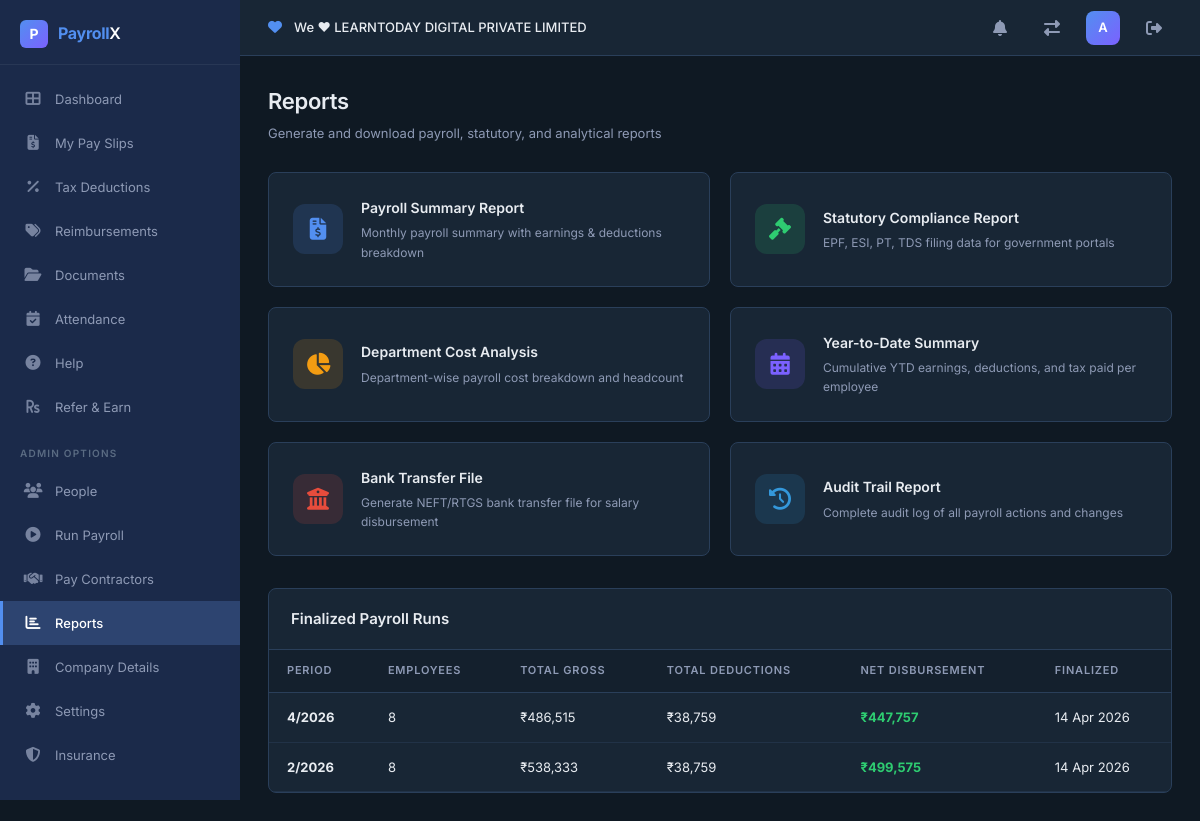
The app's page /reports (signed in) with its own data.
### src/models.py (models this page shows, shortened)
class Organization(db.Model):
    __tablename__ = 'organizations'
    org_id = db.Column(db.Integer, primary_key=True)
    name = db.Column(db.String(200), unique=True, nullable=False)
    created_at = db.Column(db.DateTime, default=datetime.utcnow)
    users = db.relationship('User', backref='organization', lazy=True)
    employees = db.relationship('Employee', backref='organization', lazy=True)
    payroll_runs = db.relationship('PayrollRun', backref='organization', lazy=True)

class User(UserMixin, db.Model):
    __tablename__ = 'users'
    id = db.Column(db.Integer, primary_key=True)
    username = db.Column(db.String(80), unique=True, nullable=False)
    email = db.Column(db.String(120), unique=True, nullable=False)
    password_hash = db.Column(db.String(256), nullable=False)
    role = db.Column(db.String(20), default='employee')  # employee, hr_admin, finance
    created_at = db.Column(db.DateTime, default=datetime.utcnow)
    org_id = db.Column(db.Integer, db.ForeignKey('organizations.org_id'), nullable=True)

class PayrollRun(db.Model):
    __tablename__ = 'payroll_runs'
    run_id = db.Column(db.Integer, primary_key=True)
    month = db.Column(db.Integer, nullable=False)
    year = db.Column(db.Integer, nullable=False)
    status = db.Column(db.String(20), default='draft')  # draft, pending, approved, finalized
    org_id = db.Column(db.Integer, db.ForeignKey('organizations.org_id'), nullable=True)
    created_by = db.Column(db.Integer, db.ForeignKey('users.id'))
    approver_id = db.Column(db.Integer, db.ForeignKey('users.id'), nullable=True)
    total_gross = db.Column(db.Float, default=0)
    total_deductions = db.Column(db.Float, default=0)
    total_net = db.Column(db.Float, default=0)
    employee_count = db.Column(db.Integer, default=0)
    created_at = db.Column(db.DateTime, default=datetime.utcnow)
    finalized_at = db.Column(db.DateTime, nullable=True)
    payslips = db.relationship('Payslip', backref='payroll_run', lazy=True)

### src/app.py (the view)
@app.route('/reports')
@login_required
@role_required('hr_admin', 'finance')
def reports():
    runs = PayrollRun.query.filter_by(status='finalized', org_id=current_user.org_id).order_by(PayrollRun.year.desc(), PayrollRun.month.desc()).all()
    return render_template('reports.html', runs=runs)

### src/app.py (called while the page is built)
@login_manager.user_loader
def load_user(user_id):
    return User.query.get(int(user_id))

def role_required(*allowed_roles):
    def decorator(f):
        @wraps(f)
        def wrapped(*args, **kwargs):
            if current_user.role not in allowed_roles:
                flash('Access denied — insufficient permissions.', 'error')
                return redirect(url_for('dashboard'))
            return f(*args, **kwargs)
        return wrapped
    return decorator

@app.before_request
def initialize_database():
    global _db_initialized
    if not _db_initialized:
        db.create_all()
        seed_database()
        _db_initialized = True

### templates/reports.html (shortened to what this page needs)
{% extends "base.html" %}
{% block content %}
<div class="page-header">
    <h1>Reports</h1>
    <p>Generate and download payroll, statutory, and analytical reports</p>
</div>
<div class="report-cards">
    <a href="{{ url_for('report_payroll_summary') }}" class="report-card" style="color: inherit;">
        <div class="report-icon" style="background: rgba(82,143,240,0.15); color: var(--primary);">
            <i class="fas fa-file-invoice-dollar"></i>
        </div>
        <div>
            <h3>Payroll Summary Report</h3>
            <p>Monthly payroll summary with earnings & deductions breakdown</p>
        </div>
    </a>
    <a href="{{ url_for('report_statutory') }}" class="report-card" style="color: inherit;">
        <div class="report-icon" style="background: rgba(46,204,113,0.15); color: var(--success);">
            <i class="fas fa-gavel"></i>
        </div>
        <div>
            <h3>Statutory Compliance Report</h3>
            <p>EPF, ESI, PT, TDS filing data for government portals</p>
        </div>
    </a>
    <a href="{{ url_for('report_dept_cost') }}" class="report-card" style="color: inherit;">
        <div class="report-icon" style="background: rgba(243,156,18,0.15); color: var(--warning);">
            <i class="fas fa-chart-pie"></i>
        </div>
        <div>
            <h3>Department Cost Analysis</h3>
            <p>Department-wise payroll cost breakdown and headcount</p>
        </div>
    </a>
    <a href="{{ url_for('report_ytd') }}" class="report-card" style="color: inherit;">
        <div class="report-icon" style="background: rgba(123,97,255,0.15); color: #7b61ff;">
            <i class="fas fa-calendar-alt"></i>
        </div>
        <div>
            <h3>Year-to-Date Summary</h3>
            <p>Cumulative YTD earnings, deductions, and tax paid per employee</p>
        </div>
    </a>
    <a href="{{ url_for('report_bank_transfer') }}" class="report-card" style="color: inherit;">
        <div class="report-icon" style="background: rgba(231,76,60,0.15); color: var(--danger);">
            <i class="fas fa-university"></i>
        </div>
        <div>
            <h3>Bank Transfer File</h3>
            <p>Generate NEFT/RTGS bank transfer file for salary disbursement</p>
        </div>
    </a>
    <a href="{{ url_for('report_audit') }}" class="report-card" style="color: inherit;">
        <div class="report-icon" style="background: rgba(52,152,219,0.15); color: var(--info);">
            <i class="fas fa-history"></i>
        </div>
        <div>
            <h3>Audit Trail Report</h3>
            <p>Complete audit log of all payroll actions and changes</p>
        </div>
    </a>
</div>
<div class="data-card">
    <div class="data-card-header">
        <h2>Finalized Payroll Runs</h2>
    </div>
    {% if runs %}
    <table class="data-table">
        <thead>
            <tr>
                <th>Period</th>
                <th>Employees</th>
                <th>Total Gross</th>
                <th>Total Deductions</th>
                <th>Net Disbursement</th>
                <th>Finalized</th>
            </tr>
        </thead>
        <tbody>
            {% for run in runs %}
            <tr>
                <td><strong>{{ run.month }}/{{ run.year }}</strong></td>
                <td>{{ run.employee_count }}</td>
                <td>₹{{ "{:,.0f}".format(run.total_gross) }}</td>
                <td>₹{{ "{:,.0f}".format(run.total_deductions) }}</td>
                <td><strong style="color: var(--success);">₹{{ "{:,.0f}".format(run.total_net) }}</strong></td>
                <td>{{ run.finalized_at.strftime('%d %b %Y') if run.finalized_at else '—' }}</td>
            </tr>
            {% endfor %}
        </tbody>
    </table>
    {% else %}
    <div class="empty-state">
        <div class="empty-icon"><i class="fas fa-chart-bar"></i></div>
        <h3>No Finalized Runs</h3>
        <p>Reports will be available once a payroll run is finalized.</p>
    </div>
    {% endif %}
</div>
{% endblock %}

### templates/base.html (shortened to what this page needs)
<!DOCTYPE html>
<html lang="en">
<head>
    <link rel="stylesheet" href="{{ url_for('static', filename='css/style.css') }}">
    <link rel="stylesheet" href="https://cdnjs.cloudflare.com/ajax/libs/font-awesome/6.5.1/css/all.min.css">
</head>
<body>
    {% if current_user.is_authenticated %}
    <aside class="sidebar" id="sidebar">
        <div class="sidebar-logo">
            <div class="logo-icon">P</div>
            <div class="logo-text"><span>Payroll</span>X</div>
        </div>
        <nav class="sidebar-nav">
            <a href="{{ url_for('dashboard') }}" class="nav-item {% if request.endpoint == 'dashboard' %}active{% endif %}">
                <span class="nav-icon"><i class="fas fa-th-large"></i></span> Dashboard
            </a>
            <a href="{{ url_for('payslips') }}" class="nav-item {% if request.endpoint == 'payslips' %}active{% endif %}">
                <span class="nav-icon"><i class="fas fa-file-invoice-dollar"></i></span> My Pay Slips
            </a>
            <a href="{{ url_for('tax_deductions') }}" class="nav-item {% if request.endpoint == 'tax_deductions' %}active{% endif %}">
                <span class="nav-icon"><i class="fas fa-percentage"></i></span> Tax Deductions
            </a>
            <a href="{{ url_for('reimbursements') }}" class="nav-item {% if request.endpoint == 'reimbursements' %}active{% endif %}">
                <span class="nav-icon"><i class="fas fa-tags"></i></span> Reimbursements
            </a>
            <a href="{{ url_for('documents') }}" class="nav-item {% if request.endpoint == 'documents' %}active{% endif %}">
                <span class="nav-icon"><i class="fas fa-folder-open"></i></span> Documents
            </a>
            <a href="{{ url_for('attendance') }}" class="nav-item {% if request.endpoint == 'attendance' %}active{% endif %}">
                <span class="nav-icon"><i class="fas fa-calendar-check"></i></span> Attendance
            </a>
            <a href="{{ url_for('help_page') }}" class="nav-item {% if request.endpoint == 'help_page' %}active{% endif %}">
                <span class="nav-icon"><i class="fas fa-question-circle"></i></span> Help
            </a>
            <a href="{{ url_for('refer_earn') }}" class="nav-item {% if request.endpoint == 'refer_earn' %}active{% endif %}">
                <span class="nav-icon"><i class="fas fa-rupee-sign"></i></span> Refer & Earn
            </a>
            {% if current_user.role != 'employee' %}
            <div class="nav-section-label">Admin Options</div>
            <a href="{{ url_for('people') }}" class="nav-item {% if request.endpoint == 'people' %}active{% endif %}">
                <span class="nav-icon"><i class="fas fa-users"></i></span> People
            </a>
            <a href="{{ url_for('run_payroll') }}" class="nav-item {% if request.endpoint == 'run_payroll' %}active{% endif %}">
                <span class="nav-icon"><i class="fas fa-play-circle"></i></span> Run Payroll
            </a>
            <a href="{{ url_for('pay_contractors') }}" class="nav-item {% if request.endpoint == 'pay_contractors' %}active{% endif %}">
                <span class="nav-icon"><i class="fas fa-handshake"></i></span> Pay Contractors
            </a>
            <a href="{{ url_for('reports') }}" class="nav-item {% if request.endpoint == 'reports' %}active{% endif %}">
                <span class="nav-icon"><i class="fas fa-chart-bar"></i></span> Reports
            </a>
            <a href="{{ url_for('company_details') }}" class="nav-item {% if request.endpoint == 'company_details' %}active{% endif %}">
                <span class="nav-icon"><i class="fas fa-building"></i></span> Company Details
            </a>
            <a href="{{ url_for('settings') }}" class="nav-item {% if request.endpoint == 'settings' %}active{% endif %}">
                <span class="nav-icon"><i class="fas fa-cog"></i></span> Settings
            </a>
            <a href="{{ url_for('insurance') }}" class="nav-item {% if request.endpoint == 'insurance' %}active{% endif %}">
                <span class="nav-icon"><i class="fas fa-shield-alt"></i></span> Insurance
            </a>
            {% endif %}
        </nav>
    </aside>
    <header class="top-bar">
        <div class="top-bar-left">
            <span class="org-heart"><i class="fas fa-heart"></i></span>
            <span class="org-name">We ♥ {{ current_user.organization.name if current_user.organization else 'My Organization' }}</span>
        </div>
        <div class="top-bar-right">
            <div class="notification-bell"><i class="fas fa-bell"></i></div>
            <a href="{{ url_for('choose_organization') }}" class="notification-bell"><i class="fas fa-exchange-alt"></i></a>
            <div class="profile-avatar" title="{{ current_user.username }}">
                {{ current_user.username[0]|upper }}
            </div>
            <a href="{{ url_for('logout') }}" class="notification-bell" title="Logout"><i class="fas fa-sign-out-alt"></i></a>
        </div>
    </header>
    <main class="main-content">
        {% block content %}{% endblock %}
    </main>
    {% else %}
        {% block public_content %}{% endblock %}
    {% endif %}
</body>
</html>

### records on screen
Organization: organization "LEARNTODAY DIGITAL PRIVATE LIMITED"
User: username "A"
PayrollRun: month "4", year "2026", employee_count "8", total_gross "486,515", total_deductions "38,759", total_net "447,757", finalized_at "14 Apr 2026"
PayrollRun: month "2", year "2026", employee_count "8", total_gross "538,333", total_deductions "38,759", total_net "499,575", finalized_at "14 Apr 2026"
